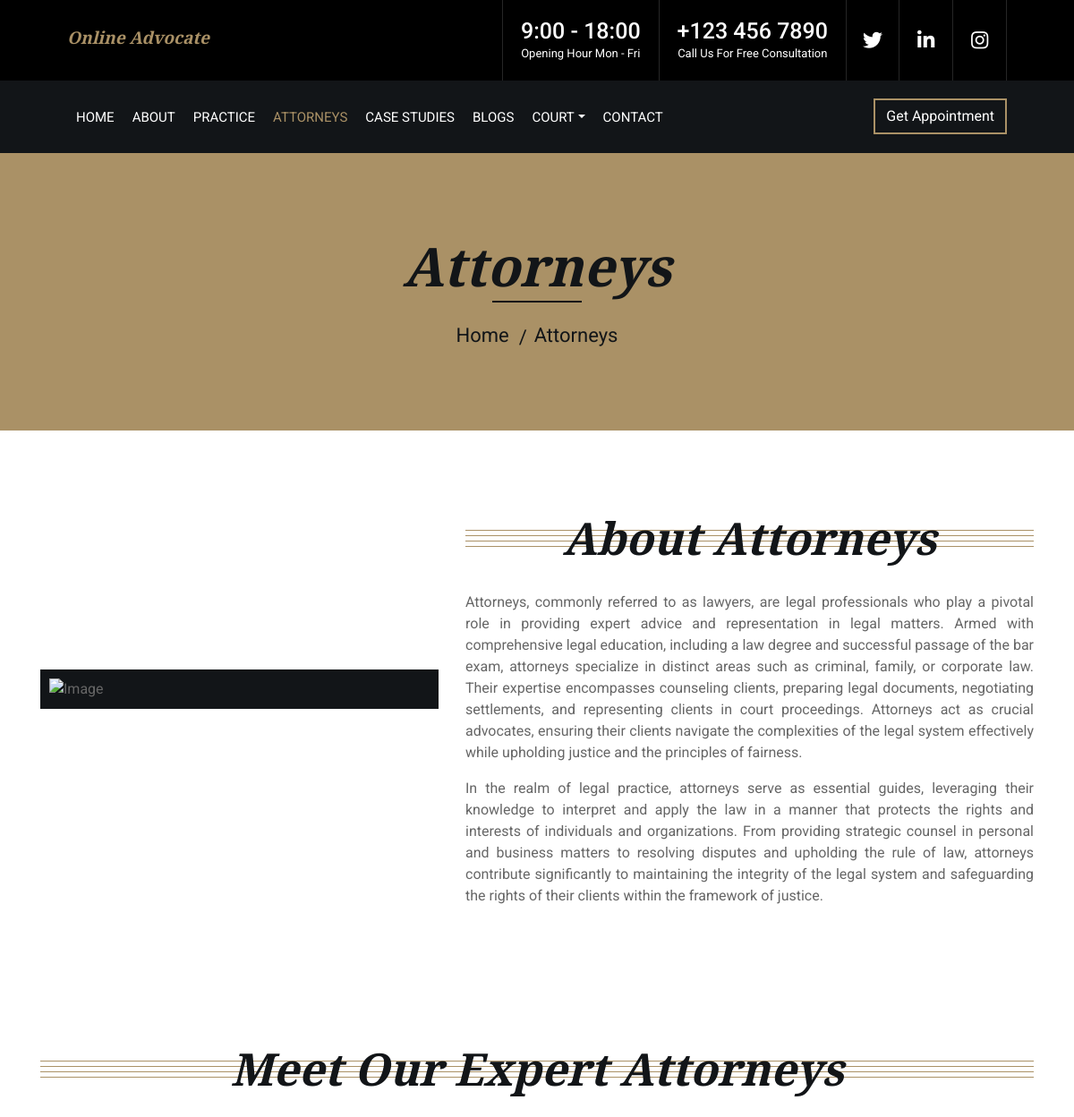
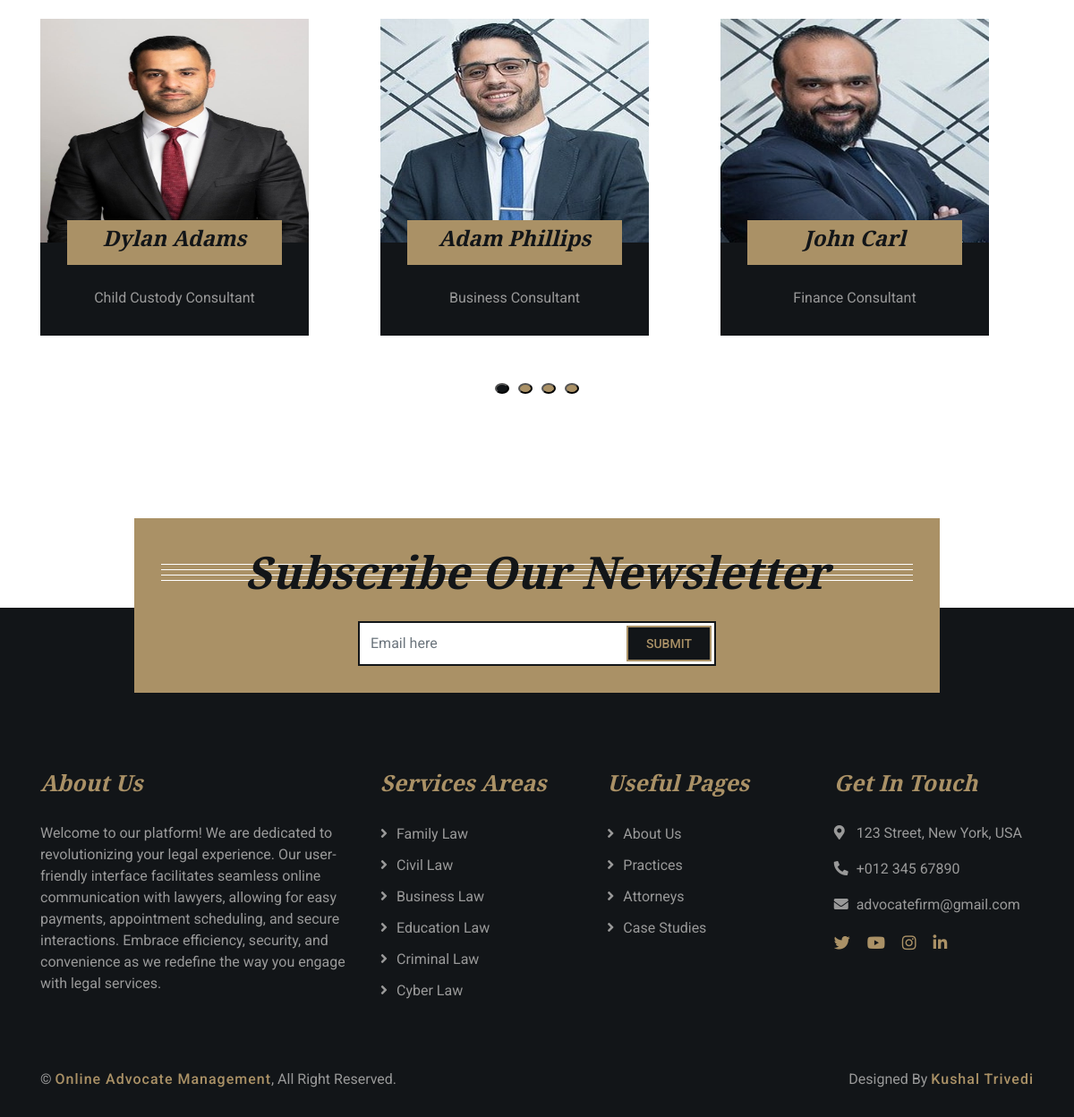
The app's page /team with its own data (2 pictures, top to bottom).
### myapp/models.py (models this page shows)
class lawyer_info(models.Model):
    lemail=models.EmailField()
    lname=models.CharField(max_length=20)
    lprofession=models.CharField(max_length=50)
    limg=models.ImageField(upload_to='image/')
    lexp = models.CharField(max_length=50)
    lexperience=models.CharField(max_length=2)
    lcontact=models.CharField(max_length=10)
    lcourt = models.CharField( max_length=40)
    lstate=models.CharField(max_length=50)
    lpassword=models.CharField(max_length=20)

class law(models.Model):
    name=models.CharField(max_length=50)
    definition=models.CharField(max_length=50)
    law_desc=models.CharField(max_length=2000)

### myapp/views.py (the view)
# urls.py: path('team', views.team),
def team(request):
    data = lawyer_info.objects.all()
    unique_expertise = set()
    for lawyer in data:
        expertise = lawyer.lexp.split(',')
        unique_expertise.update(expertise)
    data4 = law.objects.filter(name__in=unique_expertise)
    unique_courts = set()
    for lawyer in data:
        courts = lawyer.lcourt.split(',')
        unique_courts.update(courts)
    data3 = Court.objects.filter(court_name__in=unique_courts)
    return render(request,'myapp/team.html',{'data':data,'data3':data3,'data4':data4})

### templates/myapp/team.html (shortened to what this page needs)
<!DOCTYPE html>
{%load static%}
<html lang="en">
    <head>
        <link href="https://stackpath.bootstrapcdn.com/bootstrap/4.4.1/css/bootstrap.min.css" rel="stylesheet">
        <link href="https://cdnjs.cloudflare.com/ajax/libs/font-awesome/5.10.0/css/all.min.css" rel="stylesheet">
        <link href="{% static 'myapp/lib/animate/animate.min.css'%}" rel="stylesheet">
        <link href="{% static 'myapp/lib/owlcarousel/assets/owl.carousel.min.css'%}" rel="stylesheet">
        <link href="{% static 'myapp/css/style.css'%}" rel="stylesheet">
    </head>
    <body>
        <div class="wrapper">
            <div class="top-bar">
                <div class="container-fluid">
                    <div class="row">
                        <div class="col-lg-3">
                            <div class="logo">
                                <a href="/#">
                                    <h4>Online Advocate Management</h4>
                                </a>
                            </div>
                        </div>
                        <div class="col-lg-9">
                            <div class="top-bar-right">
                                <div class="text">
                                    <h2>9:00 - 18:00</h2>
                                    <p>Opening Hour Mon - Fri</p>
                                </div>
                                <div class="text">
                                    <h2>+123 456 7890</h2>
                                    <p>Call Us For Free Consultation</p>
                                </div>
                                <div class="social">
                                   <a href="https://twitter.com/home"><i class="fab fa-twitter"></i></a>
                                    <a href="https://www.linkedin.com/feed/"><i class="fab fa-linkedin-in"></i></a>
                                    <a href="https://www.instagram.com/trivedi9908/"><i class="fab fa-instagram"></i></a>
                                </div>
                            </div>
                        </div>
                    </div>
                </div>
            </div>
             <div class="nav-bar">
                <div class="container-fluid">
                    <nav class="navbar navbar-expand-lg bg-dark navbar-dark">
                        <div class="collapse navbar-collapse justify-content-between" id="navbarCollapse">
                            <div class="navbar-nav mr-auto">
                                <a href="/#" class="nav-item nav-link">Home</a>
                                <a href="/about" class="nav-item nav-link">About</a>
                                <a href="/service" class="nav-item nav-link">Practice</a>
                                <a href="/team" class="nav-item nav-link active">Attorneys</a>
                                <a href="/portfolio" class="nav-item nav-link">Case Studies</a>
                                 <a href="/blog_1" class="nav-item nav-link">Blogs</a>
                                <div class="nav-item dropdown">
                                        <a href="#" class="nav-link dropdown-toggle" data-toggle="dropdown">Court</a>
                                    </div>
                                <a href="/contact" class="nav-item nav-link">Contact</a>
                            </div>
                            <div class="ml-auto">
                                <a class="btn" href="/payment">Get Appointment</a>
                            </div>
                        </div>
                    </nav>
                </div>
            </div>
            <div class="page-header">
                <div class="container">
                    <div class="row">
                        <div class="col-12">
                            <h2>Attorneys</h2>
                        </div>
                        <div class="col-12">
                            <a href="/#">Home</a>
                            <a href="/team">Attorneys</a>
                        </div>
                    </div>
                </div>
            </div>
            <div class="about">
                <div class="container">
                    <div class="row align-items-center">
                        <div class="col-lg-5 col-md-6">
                            <div class="about-img" style="margin-bottom:59px;">
                                <img src="{% static 'myapp/img/about.jpg'%}" alt="Image">
                            </div>
                        </div>
                        <div class="col-lg-7 col-md-6">
                            <div class="section-header">
                                <h2>About Attorneys</h2>
                            </div>
                            <div class="about-text">
                                <p style="text-align:justify;">
                                 Attorneys, commonly referred to as lawyers, are legal professionals who play a pivotal role in providing expert advice and representation in legal matters. Armed with comprehensive legal education, including a law degree and successful passage of the bar exam, attorneys specialize in distinct areas such as criminal, family, or corporate law. Their expertise encompasses counseling clients, preparing legal documents, negotiating settlements, and representing clients in court proceedings. Attorneys act as crucial advocates, ensuring their clients navigate the complexities of the legal system effectively while upholding justice and the principles of fairness.
                                </p>
                                <p style="text-align:justify;">
                                 In the realm of legal practice, attorneys serve as essential guides, leveraging their knowledge to interpret and apply the law in a manner that protects the rights and interests of individuals and organizations. From providing strategic counsel in personal and business matters to resolving disputes and upholding the rule of law, attorneys contribute significantly to maintaining the integrity of the legal system and safeguarding the rights of their clients within the framework of justice.
                                </p>
                            </div>
                        </div>
                    </div>
                </div>
            </div>
             <div class="team">
              <div class="testimonial">
                <div class="container">
                    <div class="section-header">
                        <h2>Meet Our Expert Attorneys</h2>
                    </div>
                    <div class="owl-carousel testimonials-carousel">
                    {% for i in data %}
                    <div class="col-lg-3 col-md-6">
                        <div class="team-item">
                            <div class="team-img-container">
                                <img class="team-img" src="{{ i.limg.url }}" alt="Team Image" height="250px">
                            </div>
                            <div class="team-text">
                                <p>{{ i.lprofession }}</p>
                                <div class="team-social">
                                    <h4 class="social-tw">{{ i.lname }}</h4>
                                </div>
                            </div>
                        </div>
                    </div>
                    {% endfor %}
                </div>
                    </div>
                </div>
                </div>
            <div class="newsletter">
                <div class="container">
                    <div class="section-header">
                        <h2>Subscribe Our Newsletter</h2>
                    </div>
                    <div class="form">
                        <form method="post" action="/News">
                        <input class="form-control" placeholder="Email here" name="email">
                        <button class="btn" type="submit">Submit</button>
                             </form>
                    </div>
                </div>
            </div>
            <div class="footer">
                <div class="container">
                    <div class="row">
                        <div class="col-md-6 col-lg-4">
                            <div class="footer-about">
                                <h2>About Us</h2>
                                <p>
                                    Welcome to our platform! We are dedicated to revolutionizing your legal experience. Our user-friendly interface facilitates seamless online communication with lawyers, allowing for easy payments, appointment scheduling, and secure interactions. Embrace efficiency, security, and convenience as we redefine the way you engage with legal services.
                                </p>
                            </div>
                        </div>
                        <div class="col-md-6 col-lg-8">
                            <div class="row">
                        <div class="col-md-6 col-lg-4">
                            <div class="footer-link">
                                <h2>Services Areas</h2>
                                {% for i in data4 %}
                                <a href="/lawtype/{{i.name}}">{{i.name}}</a>
                                {% endfor %}
                            </div>
                        </div>
                        <div class="col-md-6 col-lg-4">
                            <div class="footer-link">
                                <h2>Useful Pages</h2>
                                <a href="/about">About Us</a>
                                <a href="/service">Practices</a>
                                <a href="/team">Attorneys</a>
                                <a href="/portfolio">Case Studies</a>
                            </div>
                        </div>
                        <div class="col-md-6 col-lg-4">
                            <div class="footer-contact">
                                <h2>Get In Touch</h2>
                                <p><i class="fa fa-map-marker-alt"></i>123 Street, New York, USA</p>
                                <p><i class="fa fa-phone-alt"></i>+012 345 67890</p>
                                <p><i class="fa fa-envelope"></i>advocatefirm@gmail.com</p>
                                <div class="footer-social">
                                   <a href="https://twitter.com/home"><i class="fab fa-twitter"></i></a>
                                    <a href="https://www.youtube.com/watch?v=8J35cu7mUrw"><i class="fab fa-youtube"></i></a>
                                    <a href="https://www.instagram.com/trivedi9908/"><i class="fab fa-instagram"></i></a>
                                    <a href="https://www.linkedin.com/feed/"><i class="fab fa-linkedin-in"></i></a>
                                </div>
                            </div>
                        </div>
                        </div>
                    </div>
                    </div>
                </div>
                <div class="container copyright">
                    <div class="row">
                        <div class="col-md-6">
                            <p>&copy; <a href="https://htmlcodex.com/law-firm-website-template">Online Advocate Management</a>, All Right Reserved.</p>
                        </div>
                        <div class="col-md-6">
                            <p>Designed By <a href="https://htmlcodex.com">Kushal Trivedi</a></p>
                        </div>
                    </div>
                </div>
            </div>
        </div>
    </body>
</html>

### templates/myapp/team.html (style rules this page uses)
.top-bar .logo h4 { margin: 0; color: #aa9166; font-size: 19px; line-height: 55px; font-weight: 800; }
.team .team-img { position: relative; width: 300px; }
.team .team-text { width: 300px; position: relative; padding: 50px 15px 30px 15px; text-align: center; background: #121518; }
.team { position: relative; padding: 45px 0; }
.team-item { position: relative; }
.team-img-container { position: relative; width:300px; overflow: hidden; }

### records on screen
lawyer_info: limg (picture), lprofession "Child Custody Consultant", lname "Dylan Adams"
lawyer_info: limg (picture), lprofession "Business Consultant", lname "Adam Phillips"
lawyer_info: limg (picture), lprofession "Finance Consultant", lname "John Carl"
law: name "Family Law"
law: name "Civil Law"
law: name "Business Law"
law: name "Education Law"
law: name "Criminal Law"
law: name "Cyber Law"
